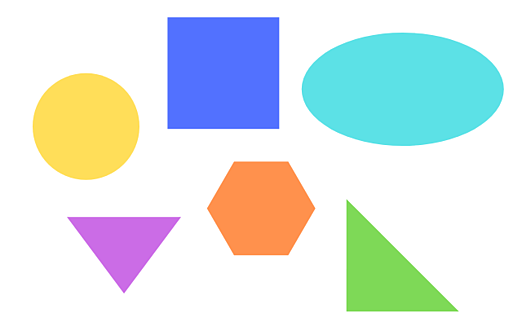
#> input picture basic/resource/shapes.png, 522 x 326 px
$ python imgTogether.py
#> lines starting #> are read from the running program, lines starting #| are printed output that depends on the picture
# https://www.geeksforgeeks.org/concatenate-images-using-opencv-in-python/
import cv2
import numpy as np

img = cv2.imread("./resource/shapes.png")
#> img is the input picture: shape (326, 522, 3); mean B, G, R 228.6, 229.5, 218.8

""""
vconcat = concat the image in vertical
hconcat = concat the image in horizontal
"""

def stackImg(list_2d, resize=1):
    stackImgs = cv2.vconcat([cv2.hconcat(list_h)
                        for list_h in list_2d])
    return cv2.resize(stackImgs, dsize=(0, 0), fx=resize, fy=resize)

allImg = stackImg([[img, img], [img, img]], resize=0.8)
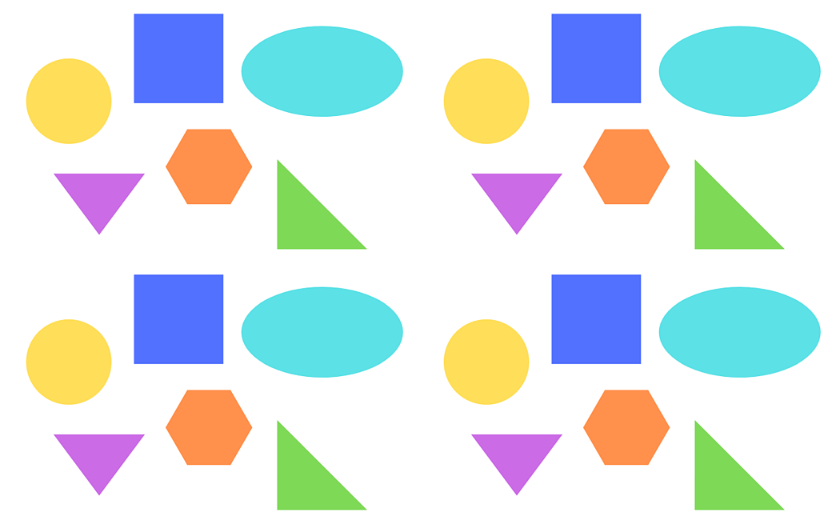
#> allImg: shape (522, 835, 3); mean B, G, R 228.6, 229.5, 218.8
cv2.imshow("ImgVer", allImg)
cv2.waitKey(0)

$ run again, with basic/resource/dynamoDb1.PNG copied over basic/resource/shapes.png
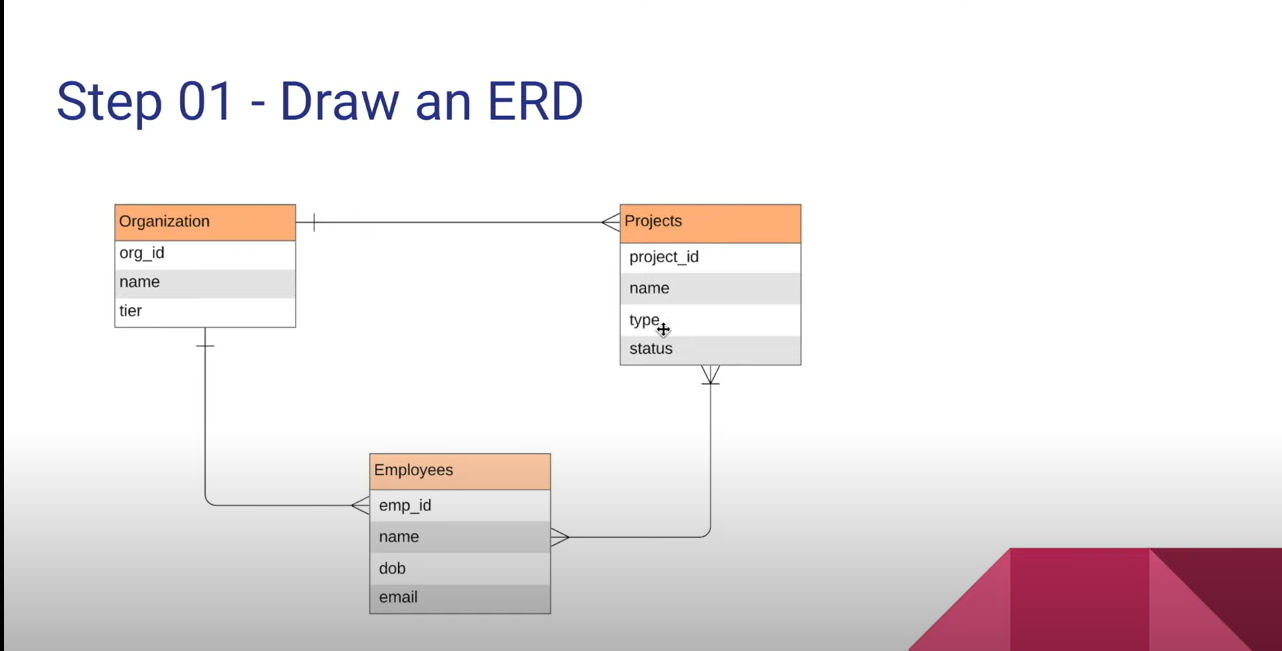
#> input picture basic/resource/dynamoDb1.PNG, 1282 x 651 px
#> img is the input picture: shape (651, 1282, 3); mean B, G, R 230.9, 230.2, 236.1
#> `allImg = stackImg([[img, img], [img, img]], resize=0.8)`:
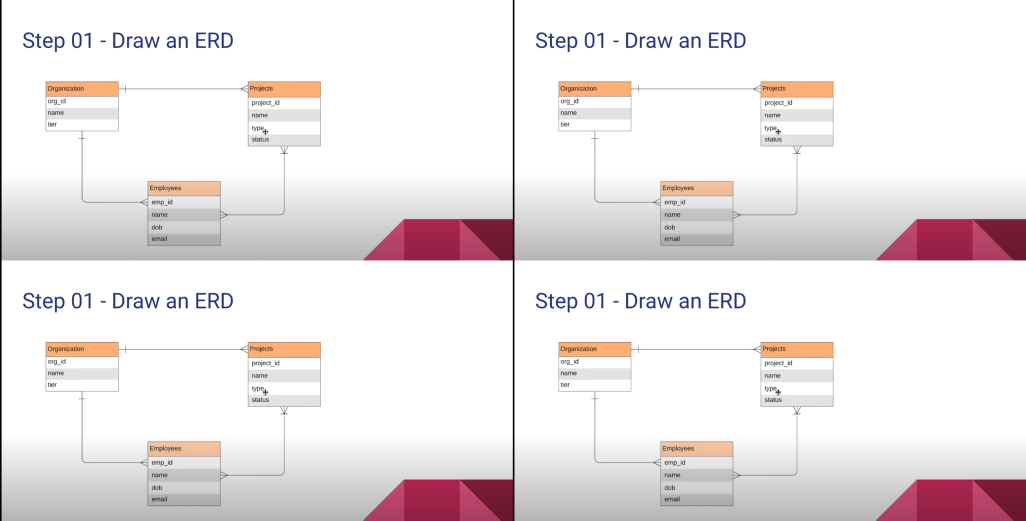
#> allImg: shape (1042, 2051, 3) (shown at 1/2 size); mean B, G, R 230.9, 230.2, 236.1
